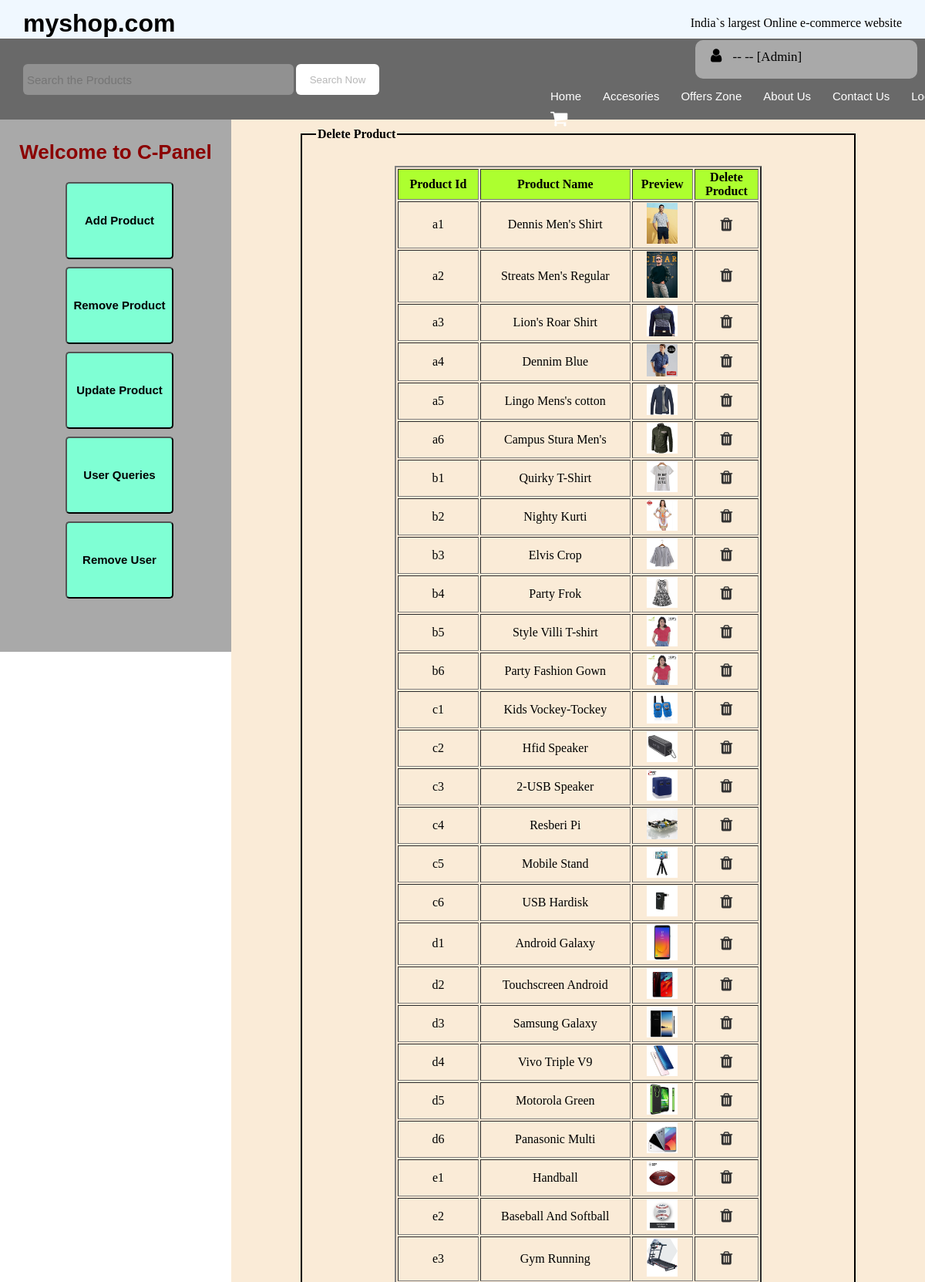
Page /remproduct.php (upper part) on the committed database.
### tables this page shows
CREATE TABLE `productinfo` (
  `pid` varchar(10) NOT NULL,
  `pname` varchar(100) NOT NULL,
  `pmrp` float NOT NULL,
  `pprice` float NOT NULL,
  `psave` float NOT NULL,
  `off` int(5) NOT NULL,
  `pavailable` varchar(50) NOT NULL,
  `pla` varchar(300) NOT NULL,
  `plb` varchar(300) NOT NULL,
  `plc` varchar(300) NOT NULL,
  `pld` varchar(300) NOT NULL,
  `ple` varchar(300) NOT NULL,
  `pdesc` varchar(1000) NOT NULL,
  `pimgadd` varchar(50) NOT NULL
);

### remproduct.php (the view, shortened to what this page needs)
<?php
    $mysession = $_SESSION['emailadd'];
    $db = mysqli_connect("localhost", "root", "", "myshopdb");
    $sql = "SELECT * FROM logininfo WHERE emailadd='$mysession'";
    $records = mysqli_query($db, $sql);
    $details = mysqli_fetch_assoc($records);
?>
<!DOCTYPE html>
<html>
<head>
<link rel="stylesheet" href="css.css">
<link rel="stylesheet" href="css2.css">
<link rel="stylesheet" href="https://cdnjs.cloudflare.com/ajax/libs/font-awesome/4.7.0/css/font-awesome.min.css">
<link rel="stylesheet" href="animate.css">
</head>
<body>
<div id="outer-box">
<header>
<h1 id="brand-name">myshop.com</h1>
<p id="tag-lines">India`s largest Online e-commerce website</p>
</header>
<div id="white-space-header"></div>
<nav>
<div id="left-nav">
    <form>
<input type="search" name="searchval" id="search-box" placeholder="Search the Products" disabled="disabled"/>
<input type="submit" name="search" value="Search Now" id="search-btn" disabled="disabled"/>
    </form>
</div>
<div id="right-nav">
<div id="right-nav-upper1">
    <i class="fa fa-user" style="font-size:20px; margin-right:10px; margin-left:10px;"></i>
    <?php echo $details['uname']; ?> -- <?php echo $details['emailadd']; ?> -- <?php echo "[Admin]"; ?>
</div>
<div id="menu">
 <ul>
    <li><a href="#">Home</a></li>
    <li><a href="#">Accesories</a></li>
    <li><a href="#">Offers Zone</a></li>
    <li><a href="#">About Us</a></li>
    <li><a href="#">Contact Us</a></li>
    <li><a href="#">Logout</a></li>
     <li><a href="#"><i class="fa fa-shopping-cart" style="font-size:24px"></i></a></li>
 </ul>
</div>
</div>
</nav>
<div id="white-space-nav"></div>
<div id="side-fix-div">
<div id="search-by-category-div">
<a href="adminhome.php"><h1 id="search-by-category" class="animated zoomIn infinite">Welcome to C-Panel</h1></a>
<div id="btn">
<a href="addproduct.php"><button class="btn-size">Add Product</button></a>
<a href="remproduct.php"><button class="btn-size">Remove Product</button></a>
<a href="updateproduct.php"><button class="btn-size">Update Product</button></a>
<a href="userquery.php"><button class="btn-size">User Queries</button></a>
<a href="deleteuser.php"><button class="btn-size">Remove User</button></a>
</div>
</div>
<div id="search-by-category-div2">
</div>
</div>
<div id="side-right-div">
    <div id="an-div">
        <fieldset id="add-field">
        <legend>Delete Product</legend>
    <?php
    $db = mysqli_connect("localhost", "root", "", "myshopdb");
    $sql = "SELECT * FROM productinfo";
    $records = mysqli_query($db, $sql);
        echo "<table border='2' width='70%'>";
        echo "<tr> <th>Product Id</th> <th> Product Name </th> <th>Preview</th> <th width='18%'>Delete Product</th>  ";
             while($row = $records->fetch_assoc())
             {
                 $z = $row["pid"];
                echo   "<tr> <td align='center'>" .$row["pid"].  "</td> <td align='center'>" .$row["pname"].  "</td> <td padding='1px' align='center'> <img src='images/" .$row["pimgadd"].  "' width='40px' heght='30px'></td> <td align='center'><a href="."remproductphp.php?id="."$z"."><i class='fa fa-trash' aria-hidden='true' style='cursor:pointer; font-size:20px;'></i></a></td> </tr>";
             }
        echo "</table>";
        ?>
        </fieldset>
        </div>
</div>
</div>
</body>
</html>

### css.css (style rules this page uses)
* { box-sizing: border-box; }
body { margin: 0px; padding: 0px; }
a { color:#323232; text-decoration:none; font-family:sans-serif; }
#outer-box { width: 100%; height: 700px; }
header { width:100%; height:50px; box-sizing:border-box; background-color: aliceblue; padding:5px; position: fixed; }
#white-space-header { width:100%; height:50px; box-sizing:border-box; padding:5px; }
#brand-name { float:left; padding:0; margin:0; font-family:sans-serif; margin-top:7px; margin-left:25px; }
#tag-lines { float:right; font-family:calibri; margin-right:25px; }
nav { width:100%; height:105px; z-index: 1; position: fixed; box-sizing:border-box; background-color: dimgrey; }
#left-nav { width:50%; height:105px; float: left; z-index: 1; box-sizing:border-box; background-color: dimgrey; padding:30px; }
#right-nav { width:50%; height:105px; z-index: 1; float: left; box-sizing:border-box; background-color: dimgrey; }
#white-space-nav { width:100%; height:105px; box-sizing:border-box; padding:5px; }
#search-box { width:65%; height:40px; border-style:none; box-sizing:border-box; float:left; border-radius: 6px; padding:5px; font-size:15px; margin-top:3px; }
#search-btn { border-style:none; height:40px; width:20%; box-sizing:border-box; float:left; border-radius: 6px; margin-left:3px; background-color:white; margin-top:3px; }
#menu { width:100%; height:45px; margin-left:15%; float: left; }
#menu ul { display:block; list-style:none; padding:9px 0 0 10px; margin:0px; }
#menu ul li a { height:30px; display:block; padding:0px 10px 0 10px; margin:0 4px 0 4px; float:left; text-align:center; color:#fff; font-size:15px; line-height:27px; }
#menu ul li { display:inline block; padding:0px; margin:0px; height:27px; }
#side-fix-div { width: 25%; height: 690px; position: fixed; padding: 10px; float: left; background-color: darkgrey; }
#search-by-category-div { width: 100%; height: 60px; font-size: 13px; font-weight: bold; font-family: cursive; }
#search-by-category-div2 { width: 100%; height: 300px; }
#search-by-category { text-align: center; color: darkred; }
#side-right-div { width: 75%; height: auto; float: right; background-color: antiquewhite; }

### css2.css (style rules this page uses)
* { box-sizing: border-box; }
body { margin: 0px; padding: 0px; }
a { color:#323232; text-decoration:none; font-family:sans-serif; }
#outer-box { width: 100%; height: 700px; }
header { width:100%; height:50px; box-sizing:border-box; background-color: aliceblue; padding:5px; position: fixed; }
#white-space-header { width:100%; height:50px; box-sizing:border-box; padding:5px; }
#brand-name { float:left; padding:0; margin:0; font-family:sans-serif; margin-top:7px; margin-left:25px; }
#tag-lines { float:right; font-family:calibri; margin-right:25px; }
nav { width:100%; height:105px; z-index: 1; position: fixed; box-sizing:border-box; background-color: dimgrey; }
#left-nav { width:50%; height:105px; float: left; z-index: 1; box-sizing:border-box; background-color: dimgrey; padding:30px; }
#right-nav { width:50%; height:105px; z-index: 1; float: left; box-sizing:border-box; background-color: dimgrey; }
#white-space-nav { width:100%; height:105px; box-sizing:border-box; padding:5px; }
#search-box { width:65%; height:40px; border-style:none; box-sizing:border-box; float:left; border-radius: 6px; padding:5px; font-size:15px; margin-top:3px; }
#search-btn { border-style:none; height:40px; width:20%; box-sizing:border-box; float:left; border-radius: 6px; margin-left:3px; background-color:white; margin-top:3px; }
#menu { width:100%; height:45px; margin-left:15%; float: left; }
#menu ul { display:block; list-style:none; padding:9px 0 0 10px; margin:0px; }
#menu ul li a { height:30px; display:block; padding:0px 10px 0 10px; margin:0 4px 0 4px; float:left; text-align:center; color:#fff; font-size:15px; line-height:27px; }
#menu ul li { display:inline; padding:0px; margin:0px; height:27px; }

### rows in the picture
productinfo: pid "a1", pname "Dennis Men's Shirt", pimgadd (picture)
productinfo: pid "a2", pname "Streats Men's Regular", pimgadd (picture)
productinfo: pid "a3", pname "Lion's Roar Shirt", pimgadd (picture)
productinfo: pid "a4", pname "Dennim Blue", pimgadd (picture)
productinfo: pid "a5", pname "Lingo Mens's cotton", pimgadd (picture)
productinfo: pid "a6", pname "Campus Stura Men's", pimgadd (picture)
productinfo: pid "b1", pname "Quirky T-Shirt", pimgadd (picture)
productinfo: pid "b2", pname "Nighty Kurti", pimgadd (picture)
productinfo: pid "b3", pname "Elvis Crop", pimgadd (picture)
productinfo: pid "b4", pname "Party Frok", pimgadd (picture)
productinfo: pid "b5", pname "Style Villi T-shirt", pimgadd (picture)
productinfo: pid "b6", pname "Party Fashion Gown", pimgadd (picture)
productinfo: pid "c1", pname "Kids Vockey-Tockey", pimgadd (picture)
productinfo: pid "c2", pname "Hfid Speaker", pimgadd (picture)
productinfo: pid "c3", pname "2-USB Speaker", pimgadd (picture)
productinfo: pid "c4", pname "Resberi Pi", pimgadd (picture)
productinfo: pid "c5", pname "Mobile Stand", pimgadd (picture)
productinfo: pid "c6", pname "USB Hardisk", pimgadd (picture)
productinfo: pid "d1", pname "Android Galaxy", pimgadd (picture)
productinfo: pid "d2", pname "Touchscreen Android", pimgadd (picture)
productinfo: pid "d3", pname "Samsung Galaxy", pimgadd (picture)
productinfo: pid "d4", pname "Vivo Triple V9", pimgadd (picture)
productinfo: pid "d5", pname "Motorola Green", pimgadd (picture)
productinfo: pid "d6", pname "Panasonic Multi", pimgadd (picture)
productinfo: pid "e1", pname "Handball", pimgadd (picture)
productinfo: pid "e2", pname "Baseball And Softball", pimgadd (picture)
productinfo: pid "e3", pname "Gym Running", pimgadd (picture)
